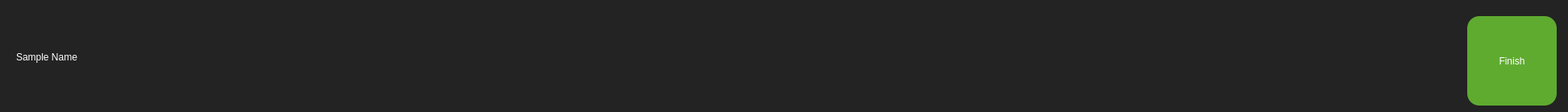
<?xml version="1.0" encoding="UTF-8"?>
<ui version="4.0">
 <class>Form</class>
 <widget class="QWidget" name="Form">
  <property name="geometry">
   <rect>
    <x>0</x>
    <y>0</y>
    <width>1945</width>
    <height>139</height>
   </rect>
  </property>
  <property name="windowTitle">
   <string>Form</string>
  </property>
  <property name="styleSheet">
   <string notr="true">background-color: rgb(35, 35, 35);</string>
  </property>
  <widget class="QPushButton" name="btnFinish">
   <property name="geometry">
    <rect>
     <x>1820</x>
     <y>20</y>
     <width>111</width>
     <height>111</height>
    </rect>
   </property>
   <property name="styleSheet">
    <string notr="true">QPushButton{background-color:rgba(95, 171, 48);
color: rgb(255,255,255);
border-radius: 15px;}</string>
   </property>
   <property name="text">
    <string>Finish</string>
   </property>
  </widget>
  <widget class="QLabel" name="label">
   <property name="geometry">
    <rect>
     <x>20</x>
     <y>30</y>
     <width>1551</width>
     <height>81</height>
    </rect>
   </property>
   <property name="styleSheet">
    <string notr="true">color: rgb(255, 255, 255);
font: 32pt &quot;Cambria&quot;;</string>
   </property>
   <property name="text">
    <string>Sample Name</string>
   </property>
  </widget>
 </widget>
 <resources/>
 <connections/>
</ui>
